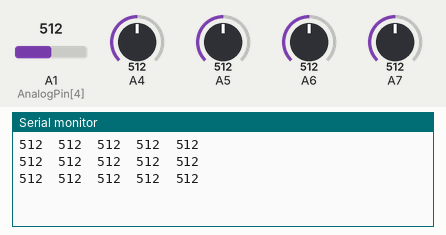
Recording of a sketch running on a simulated Arduino Uno, built with avr-gcc and run on an emulated ATmega328P. On the bench: the last lines printed to the serial monitor. The test bench sets the inputs (shaded band); at power-on: A1 (AnalogPin[4]) = 512, A4 = 512, A5 = 512, A6 = 512, A7 = 512.

Above: at 1.4 s.
1.5 s: A1 (AnalogPin[4]) set to 716
At 2.3 s:
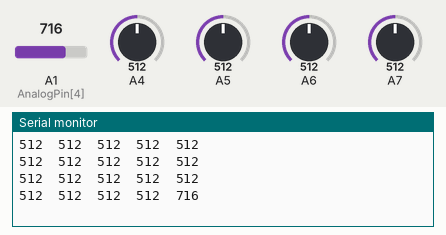
3.0 s: A4 set to 716
At 3.5 s:
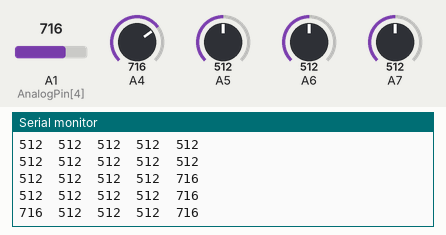
4.5 s: A5 set to 716
At 5.3 s:
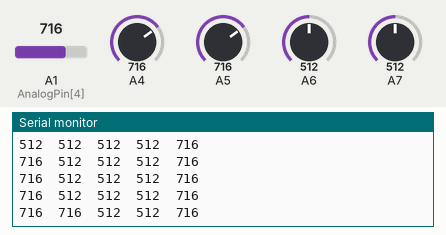
6.0 s: A6 set to 716
At 6.5 s:
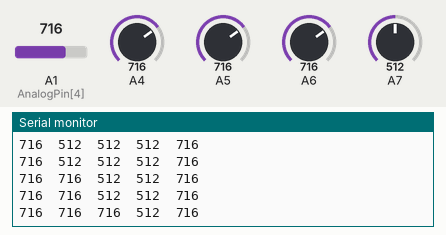
7.5 s: A7 set to 716
At 8.3 s:
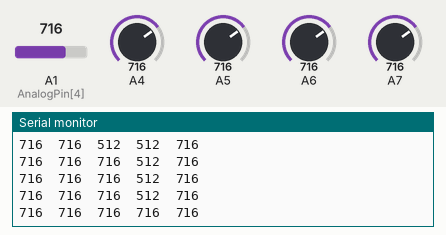
9.0 s: A1 (AnalogPin[4]) set to 992
At 9.5 s:
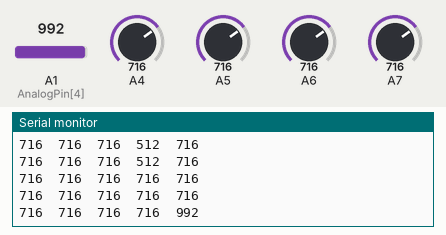
Timing chart, 0 to 11.5 s (numbered marks = the images above; inputs shaded):
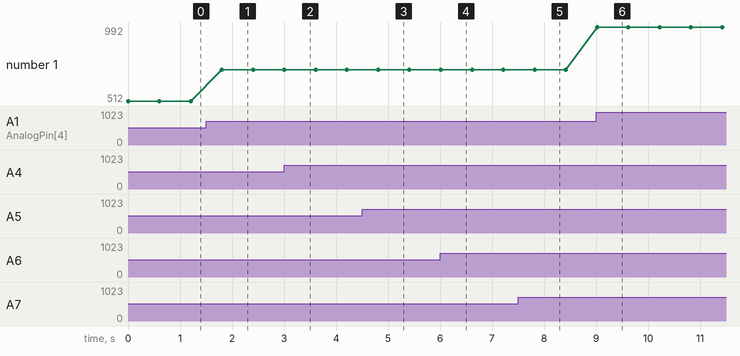

Measured:
- after the input at 1.5 s, the serial monitor: prints a new line after 0.30 s (image 1)
- after the input at 3.0 s, the serial monitor: prints a new line at once (image 2)
- after the input at 4.5 s, the serial monitor: prints a new line after 0.31 s (image 3)
- after the input at 6.0 s, the serial monitor: prints a new line at once (image 4)
- after the input at 7.5 s, the serial monitor: prints a new line after 0.32 s (image 5)
- after the input at 9.0 s, the serial monitor: prints a new line at once (image 6)
- plotted number 1: 512 → 716 after the input at 1.5 s, 716 → 992 after the input at 9.0 s

The sketch:

photo_sensor_testing.ino
```cpp
int AnalogValue[5] = {0,0,0,0,0};
int AnalogPin[5] = {4,5,6,7,15}; // keep 8 free for tone O/P music

void setup() {
  // put your setup code here, to run once:
  Serial.begin(9600);
}

void loop() {
  // put your main code here, to run repeatedly:
  int i;
  for (i=0;i<5;i++) {
    AnalogValue[i]=analogRead(AnalogPin[i]);
    Serial.print(AnalogValue[i]); // This prints the actual analog sensor reading
    Serial.print("\t"); //tab over on screen
    if(i==4) {
      Serial.println(""); //carriage return
      delay(600); // display new set of readings every 600mS
    }
  }
}
```
